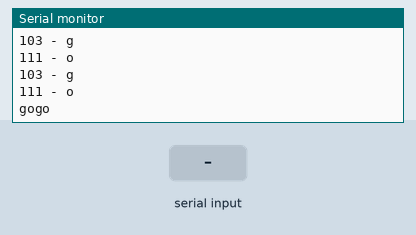
The sketch below on a simulated Arduino Uno, built with avr-gcc and run on an emulated ATmega328P. Parts: the last lines printed to the serial monitor. The test bench sets the inputs (shaded band).

Above: at 1.2 s.
1.3 s: "1" received over Serial
At 3.8 s:
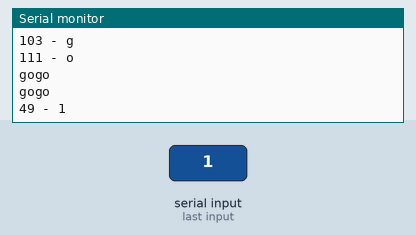
4.3 s: "0" received over Serial
5.8 s: "2" received over Serial
At 8.6 s:
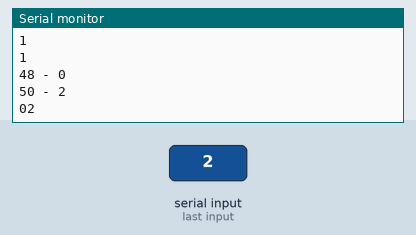

The sketch:

epromString.ino
```cpp
void setup() {
  Serial.begin(9600);

}

int x =0;
String rec = "gogo";
void loop() {
  Serial.println(rec);

  while(Serial.available()>0){
    rec = Serial.readString();
    x=0;
  }

  while (x<rec.length()){
    char it = rec.charAt(x);
    int d = (int)it;
    Serial.print(d);
    Serial.print(" - ");
    Serial.println((char)d);
    x++;
  }
  delay(1000);
}
```

Measured:
- after the input at 1.3 s, the serial monitor: prints a new line after 1.7 s (image 1)
- after the input at 5.8 s, the serial monitor: prints a new line after 1.0 s (image 2)
